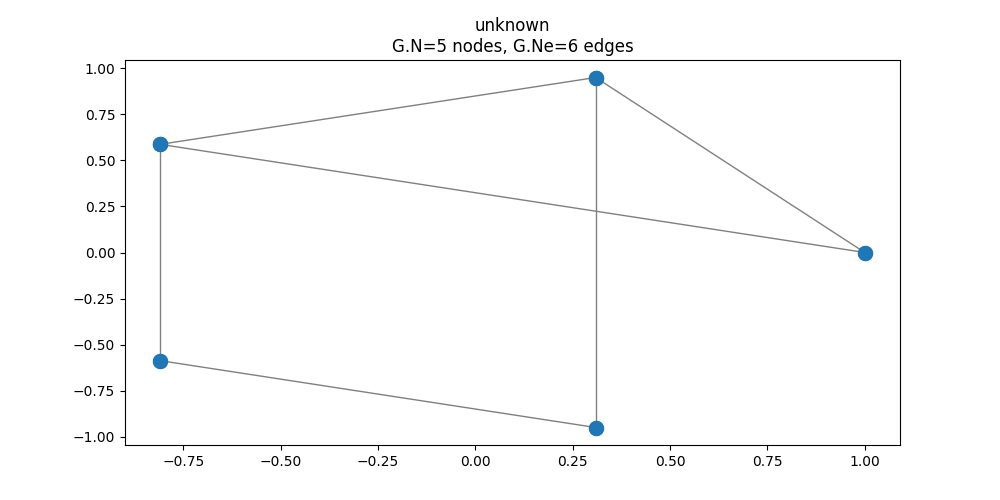

Here is the Python script that generated this plot:
import numpy as np
import matplotlib.pyplot as plt
from pygsp import graphs, filters, plotting

plotting.BACKEND = 'matplotlib'
plt.rcParams['figure.figsize'] = (10, 5)


W = np.array([[0, 1, 1, 0, 0],
 [1, 0, 1, 0, 1],
 [1, 1, 0, 1, 0],
 [0, 0, 1, 0, 1],
 [0, 1, 0, 1, 0]])


#W = W + W.T
#print(W)
np.fill_diagonal(W, 0)
G = graphs.Graph(W)
#print('{} nodes, {} edges'.format(G.N, G.Ne))
G.set_coordinates('ring2D')
G.plot()
